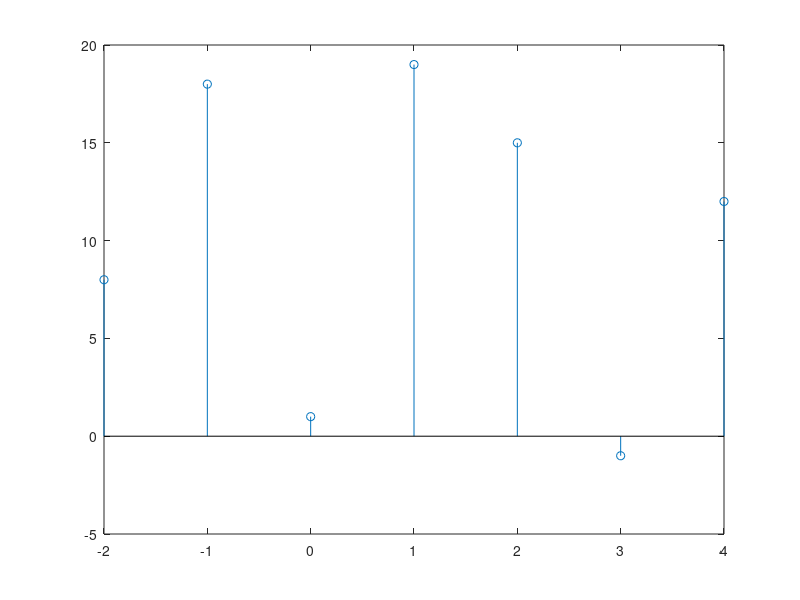
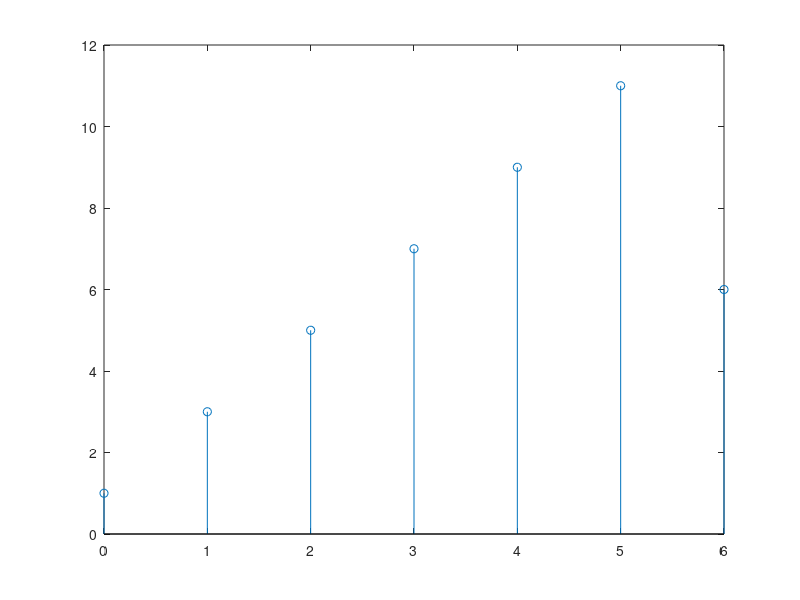

MATLAB code to generate these figures, in order:
yy = conv([2 5 0 1 4],[4 -1 3]);
n = -2:length(yy)-3;
figure(13)
stem(n,yy)

yy = conv([2 4 6 8 10 12],[0.5 0.5]);
n = 0:length(yy)-1;
figure(14)
stem(n,yy)